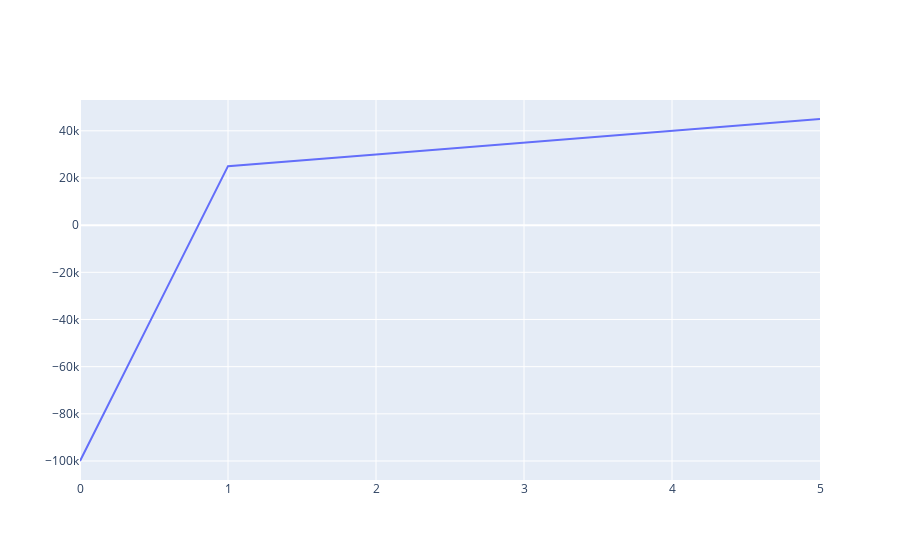

Source (notebook cell):
### Code cell
#Create a line char using plotly
fig = go.Figure()
fig.add_trace(go.Scatter(x=df["Period"], y=cash_flows, mode="lines", name="Cash Flow"))

### Figure 1 — Plotly figure (JSON) as saved in the notebook; plotly's stock layout.template omitted (floating-point values rounded to 4 significant figures)
{"data": [{"mode": "lines", "name": "Cash Flow", "type": "scatter", "x": [0, 1, 2, 3, 4, 5], "y": [-100000, 25000, 30000, 35000, 40000, 45000]}], "layout": {}}
